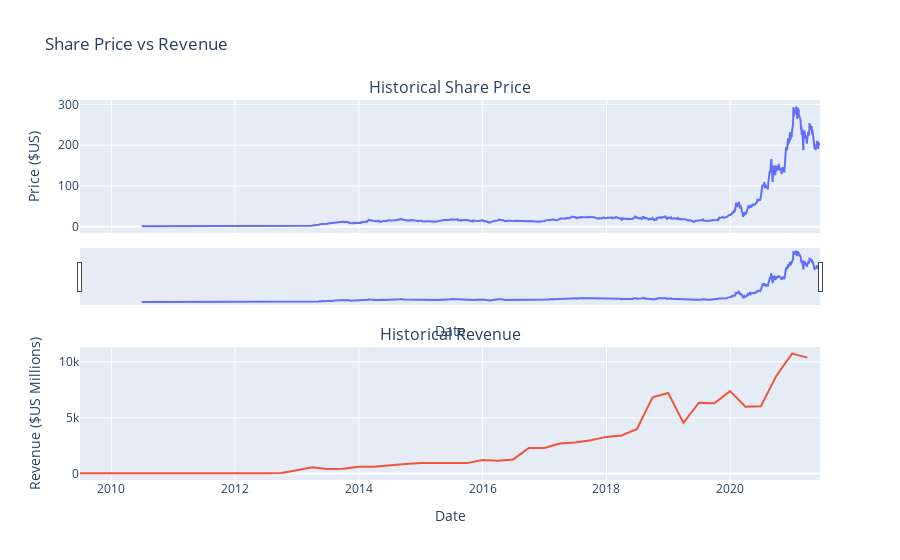

The cell this chart's notebook holds for it:
### Markdown cell above
<details><summary>Hint</summary>

```

You just need to invoke the make_graph function with the required parameter to print the graphs.The structure to call the `make_graph` function is `make_graph(tesla_data, tesla_revenue, 'Tesla')`.

```
    
</details>

### Code cell
make_graph(tesla_data,tesla_revenue, 'Share Price vs Revenue')

### Figure 1 — Plotly figure (JSON) as saved in the notebook; plotly's stock layout.template omitted (floating-point values rounded to 4 significant figures; data arrays with more than 128 entries replaced by an {"elided": "..."} marker saying what was removed)
{"data": [{"name": "Share Price", "type": "scatter", "x": {"elided": "2759 str values"}, "xaxis": "x", "y": {"elided": "2759 float values"}, "yaxis": "y"}, {"name": "Revenue", "type": "scatter", "x": ["2021-03-31T00:00:00", "2020-12-31T00:00:00", "2020-09-30T00:00:00", "2020-06-30T00:00:00", "2020-03-31T00:00:00", "2019-12-31T00:00:00", "2019-09-30T00:00:00", "2019-06-30T00:00:00", "2019-03-31T00:00:00", "2018-12-31T00:00:00", "2018-09-30T00:00:00", "2018-06-30T00:00:00", "2018-03-31T00:00:00", "2017-12-31T00:00:00", "2017-09-30T00:00:00", "2017-06-30T00:00:00", "2017-03-31T00:00:00", "2016-12-31T00:00:00", "2016-09-30T00:00:00", "2016-06-30T00:00:00", "2016-03-31T00:00:00", "2015-12-31T00:00:00", "2015-09-30T00:00:00", "2015-06-30T00:00:00", "2015-03-31T00:00:00", "2014-12-31T00:00:00", "2014-09-30T00:00:00", "2014-06-30T00:00:00", "2014-03-31T00:00:00", "2013-12-31T00:00:00", "2013-09-30T00:00:00", "2013-06-30T00:00:00", "2013-03-31T00:00:00", "2012-12-31T00:00:00", "2012-09-30T00:00:00", "2012-06-30T00:00:00", "2012-03-31T00:00:00", "2011-12-31T00:00:00", "2011-09-30T00:00:00", "2011-06-30T00:00:00", "2011-03-31T00:00:00", "2010-12-31T00:00:00", "2010-09-30T00:00:00", "2010-06-30T00:00:00", "2010-03-31T00:00:00", "2009-09-30T00:00:00", "2009-06-30T00:00:00"], "xaxis": "x2", "y": [10389, 10744, 8771, 6036, 5985, 7384, 6303, 6350, 4541, 7226, 6824, 4002, 3409, 3288, 2985, 2790, 2696, 2285, 2298, 1270, 1147, 1214, 937, 955, 940, 957, 852, 769, 621, 615, 431, 405, 562, 306, 50, 27, 30, 39, 58, 58, 49, 36, 31, 28, 21, 46, 27], "yaxis": "y2"}], "layout": {"annotations": [{"font": {"size": 16}, "showarrow": false, "text": "Historical Share Price", "x": 0.5, "xanchor": "center", "xref": "paper", "y": 1.0, "yanchor": "bottom", "yref": "paper"}, {"font": {"size": 16}, "showarrow": false, "text": "Historical Revenue", "x": 0.5, "xanchor": "center", "xref": "paper", "y": 0.35, "yanchor": "bottom", "yref": "paper"}], "autosize": true, "showlegend": false, "title": {"text": "Share Price vs Revenue"}, "xaxis": {"anchor": "y", "autorange": true, "domain": [0, 1], "matches": "x2", "range": ["2009-06-30", "2021-06-14"], "rangeslider": {"autorange": true, "range": ["2009-06-30", "2021-06-14"], "visible": true, "yaxis": {"_template": null, "rangemode": "match"}}, "showticklabels": false, "title": {"text": "Date"}, "type": "date"}, "xaxis2": {"anchor": "y2", "autorange": true, "domain": [0, 1], "range": ["2009-06-30", "2021-06-14"], "title": {"text": "Date"}, "type": "date"}, "yaxis": {"anchor": "x", "autorange": true, "domain": [0.65, 1.0], "range": [-15.24, 310.7], "title": {"text": "Price ($US)"}, "type": "linear"}, "yaxis2": {"anchor": "x2", "autorange": true, "domain": [0, 0.35], "range": [-574.7, 11340.0], "title": {"text": "Revenue ($US Millions)"}, "type": "linear"}}}
